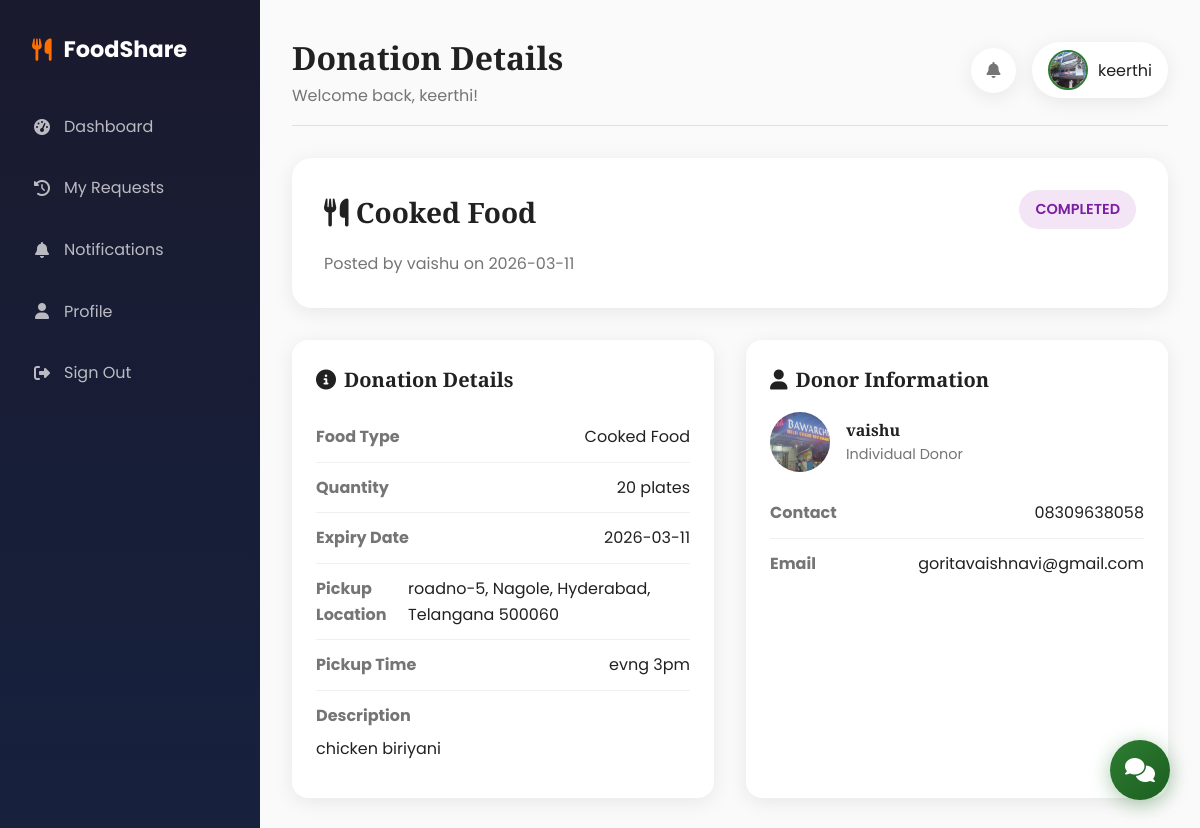
Page /donation/1 (signed in) on the committed database.
### app.py (models this page shows)
class User(UserMixin, db.Model):
    id = db.Column(db.Integer, primary_key=True)
    username = db.Column(db.String(100), unique=True, nullable=False)
    email = db.Column(db.String(120), unique=True, nullable=False)
    password_hash = db.Column(db.String(200), nullable=False)
    role = db.Column(db.String(20), nullable=False)  # donor, ngo, volunteer, admin
    bio = db.Column(db.Text, default="")
    profile_image = db.Column(db.String(200), default="default.png")
    contact_no = db.Column(db.String(20), default="")
    organization_name = db.Column(db.String(100), default="")
    address = db.Column(db.String(300), default="")
    created_at = db.Column(db.DateTime, default=datetime.utcnow)
    donations = db.relationship('Donation', backref='donor', lazy=True)

class Donation(db.Model):
    id = db.Column(db.Integer, primary_key=True)
    donor_id = db.Column(db.Integer, db.ForeignKey('user.id'), nullable=False)
    food_type = db.Column(db.String(100), nullable=False)
    description = db.Column(db.Text, default="")
    quantity = db.Column(db.String(50), nullable=False)
    expiry_date = db.Column(db.Date, nullable=False)
    pickup_location = db.Column(db.String(200), nullable=False)
    pickup_time = db.Column(db.String(50), nullable=False)
    status = db.Column(db.String(20), default='available')  # available, requested, accepted, completed, cancelled
    created_at = db.Column(db.DateTime, default=datetime.utcnow)
    requests = db.relationship('FoodRequest', backref='donation', lazy=True)
    ratings = db.relationship('Rating', backref='donation', lazy=True)

### app.py (the view)
@app.route('/donation/<int:id>')
@login_required
def donation_details(id):
    donation = Donation.query.get_or_404(id)
    requests = FoodRequest.query.filter_by(donation_id=id).all()
    ratings = Rating.query.filter_by(donation_id=id).all()
    return render_template('donation_details.html', donation=donation, requests=requests, ratings=ratings)

### app.py (called while the page is built)
@login_manager.user_loader
def load_user(user_id):
    return User.query.get(int(user_id))

### templates/donation_details.html (shortened to what this page needs)
{% extends "base.html" %}
{% block page_title %}Donation Details{% endblock %}
{% block content %}
<div class="detail-container">
    <div class="detail-header">
        <div style="display: flex; justify-content: space-between; align-items: flex-start;">
            <div>
                <h2><i class="fas fa-utensils"></i> {{ donation.food_type }}</h2>
                <p style="color: var(--text-secondary);">Posted by {{ donation.donor.username }} on {{ donation.created_at.strftime('%Y-%m-%d') }}</p>
            </div>
            <span class="status-badge status-{{ donation.status }}">{{ donation.status }}</span>
        </div>
    </div>
    <div class="detail-grid">
        <div class="detail-card">
            <h3><i class="fas fa-info-circle"></i> Donation Details</h3>
            <div class="detail-item">
                <strong>Food Type</strong>
                <span>{{ donation.food_type }}</span>
            </div>
            <div class="detail-item">
                <strong>Quantity</strong>
                <span>{{ donation.quantity }}</span>
            </div>
            <div class="detail-item">
                <strong>Expiry Date</strong>
                <span>{{ donation.expiry_date.strftime('%Y-%m-%d') }}</span>
            </div>
            <div class="detail-item">
                <strong>Pickup Location</strong>
                <span>{{ donation.pickup_location }}</span>
            </div>
            <div class="detail-item">
                <strong>Pickup Time</strong>
                <span>{{ donation.pickup_time }}</span>
            </div>
            {% if donation.description %}
            <div class="detail-item" style="flex-direction: column; align-items: flex-start; gap: 0.5rem;">
                <strong>Description</strong>
                <span>{{ donation.description }}</span>
            </div>
            {% endif %}
        </div>
        <div class="detail-card">
            <h3><i class="fas fa-user"></i> Donor Information</h3>
            <div style="display: flex; align-items: center; gap: 1rem; margin-bottom: 1rem;">
                <img src="{{ url_for('static', filename='uploads/' + donation.donor.profile_image) }}" alt="" style="width: 60px; height: 60px; border-radius: 50%;">
                <div>
                    <h4>{{ donation.donor.username }}</h4>
                    <p style="color: var(--text-secondary); font-size: 0.9rem;">{{ donation.donor.organization_name or 'Individual Donor' }}</p>
                </div>
            </div>
            <div class="detail-item">
                <strong>Contact</strong>
                <span>{{ donation.donor.contact_no or 'Not provided' }}</span>
            </div>
            <div class="detail-item">
                <strong>Email</strong>
                <span>{{ donation.donor.email }}</span>
            </div>
        </div>
    </div>
</div>
{% endblock %}

### templates/base.html (shortened to what this page needs)
<!DOCTYPE html>
<html lang="en">
<head>
    <link rel="stylesheet" href="https://cdnjs.cloudflare.com/ajax/libs/font-awesome/6.4.0/css/all.min.css">
</head>
<body>
    {% if current_user.is_authenticated %}
    <aside class="sidebar">
        <div class="sidebar-brand">
            <i class="fas fa-utensils"></i>
            <span>FoodShare</span>
        </div>
        <ul class="sidebar-menu">
            {% if current_user.role == 'admin' %}
            <li><a href="{{ url_for('admin_dashboard') }}"><i class="fas fa-tachometer-alt"></i> Dashboard</a></li>
            <li><a href="{{ url_for('history') }}"><i class="fas fa-history"></i> History</a></li>
            {% elif current_user.role == 'donor' %}
            <li><a href="{{ url_for('donor_dashboard') }}"><i class="fas fa-tachometer-alt"></i> Dashboard</a></li>
            <li><a href="{{ url_for('post_donation') }}"><i class="fas fa-plus-circle"></i> Post Donation</a></li>
            <li><a href="{{ url_for('history') }}"><i class="fas fa-history"></i> My Donations</a></li>
            {% elif current_user.role == 'ngo' %}
            <li><a href="{{ url_for('ngo_dashboard') }}"><i class="fas fa-tachometer-alt"></i> Dashboard</a></li>
            <li><a href="{{ url_for('history') }}"><i class="fas fa-history"></i> My Requests</a></li>
            {% elif current_user.role == 'volunteer' %}
            <li><a href="{{ url_for('volunteer_dashboard') }}"><i class="fas fa-tachometer-alt"></i> Dashboard</a></li>
            <li><a href="{{ url_for('history') }}"><i class="fas fa-history"></i> Delivery History</a></li>
            {% endif %}
            <li><a href="{{ url_for('notifications') }}"><i class="fas fa-bell"></i> Notifications</a></li>
            <li><a href="{{ url_for('profile') }}"><i class="fas fa-user"></i> Profile</a></li>
            <li><a href="{{ url_for('logout') }}"><i class="fas fa-sign-out-alt"></i> Sign Out</a></li>
        </ul>
    </aside>
    <main class="main-content">
        <header class="main-header">
            <div>
                <h1>{% block page_title %}Dashboard{% endblock %}</h1>
                <p style="color: var(--text-secondary);">Welcome back, {{ current_user.username }}!</p>
            </div>
            <div class="header-actions">
                <a href="{{ url_for('notifications') }}" class="notification-bell">
                    <i class="fas fa-bell"></i>
                    {% set unread = notifications|length if notifications else 0 %}
                </a>
                <a href="{{ url_for('profile') }}" class="user-menu">
                    <img src="{{ url_for('static', filename='uploads/' + current_user.profile_image) }}" alt="Profile" class="avatar">
                    <span>{{ current_user.username }}</span>
                </a>
            </div>
        </header>
        {% block content %}{% endblock %}
    </main>
    {% endif %}
    <button class="chatbot-toggle" onclick="toggleChatbot()">
        <i class="fas fa-comments"></i>
    </button>
</body>
</html>

### templates/base.html (style rules this page uses)
:root { --primary: #2E7D32; --primary-dark: #1B5E20; --secondary: #FF6F00; --accent: #00ACC1; --bg-light: #FAFAFA; --bg-dark: #1A1A2E; --card-bg: #FFFFFF; --text-primary: #212121; --text-secondary: #757575; --success: #4CAF50; --warning: #FFC107; --error: #F44336; --shadow: 0 4px 20px rgba(0,0,0,0.08); --shadow-hover: 0 8px 30px rgba(0,0,0,0.15); }
* { margin: 0; padding: 0; box-sizing: border-box; }
body { font-family: 'Poppins', sans-serif; background: var(--bg-light); color: var(--text-primary); line-height: 1.6; overflow-x: hidden; }
h1, h2, h3, h4, h5 { font-family: 'Playfair Display', serif; }
.avatar { width: 40px; height: 40px; border-radius: 50%; object-fit: cover; border: 2px solid var(--primary); }
.sidebar { position: fixed; left: 0; top: 0; bottom: 0; width: 260px; background: linear-gradient(180deg, var(--bg-dark) 0%, #16213e 100%); padding: 2rem 1rem; z-index: 100; overflow-y: auto; }
.sidebar-brand { display: flex; align-items: center; gap: 12px; color: white; font-size: 1.4rem; font-weight: 700; margin-bottom: 2rem; padding: 0 1rem; }
.sidebar-brand i { color: var(--secondary); }
.sidebar-menu { list-style: none; }
.sidebar-menu li { margin-bottom: 0.5rem; }
.sidebar-menu a { display: flex; align-items: center; gap: 12px; padding: 0.875rem 1rem; color: rgba(255,255,255,0.7); text-decoration: none; border-radius: 12px; transition: all 0.3s; }
.sidebar-menu i { width: 20px; text-align: center; }
.main-content { margin-left: 260px; padding: 2rem; min-height: 100vh; background: var(--bg-light); }
.main-header { display: flex; justify-content: space-between; align-items: center; margin-bottom: 2rem; padding-bottom: 1rem; border-bottom: 1px solid #e0e0e0; }
.main-header h1 { font-size: 2rem; color: var(--text-primary); }
.header-actions { display: flex; align-items: center; gap: 1rem; }
.notification-bell { position: relative; width: 45px; height: 45px; background: white; border-radius: 50%; display: flex; align-items: center; justify-content: center; box-shadow: var(--shadow); cursor: pointer; color: var(--text-secondary); text-decoration: none; }
.user-menu { display: flex; align-items: center; gap: 10px; padding: 0.5rem 1rem; background: white; border-radius: 30px; box-shadow: var(--shadow); cursor: pointer; text-decoration: none; color: var(--text-primary); }
.chatbot-toggle { position: fixed; bottom: 30px; right: 30px; width: 60px; height: 60px; background: linear-gradient(135deg, var(--primary) 0%, var(--primary-dark) 100%); border-radius: 50%; display: flex; align-items: center; justify-content: center; color: white; font-size: 1.5rem; cursor: pointer; box-shadow: 0 4px 20px rgba(46, 125, 50, 0.4); z-index: 1000; transition: all 0.3s; border: none; }

### templates/donation_details.html (style rules this page uses)
.detail-container { max-width: 900px; margin: 0 auto; }
.detail-header { background: white; border-radius: 20px; padding: 2rem; box-shadow: var(--shadow); margin-bottom: 2rem; }
.detail-header h2 { font-size: 1.75rem; margin-bottom: 1rem; }
.detail-grid { display: grid; grid-template-columns: 1fr 1fr; gap: 2rem; }
.detail-card { background: white; border-radius: 16px; padding: 1.5rem; box-shadow: var(--shadow); }
.detail-card h3 { font-size: 1.25rem; margin-bottom: 1rem; display: flex; align-items: center; gap: 0.5rem; }
.detail-item { display: flex; justify-content: space-between; padding: 0.75rem 0; border-bottom: 1px solid #f0f0f0; }
.detail-item:last-child { border-bottom: none; }
.detail-item strong { color: var(--text-secondary); }
.status-badge { padding: 0.5rem 1rem; border-radius: 20px; font-size: 0.9rem; font-weight: 600; text-transform: uppercase; }
.status-completed { background: #f3e5f5; color: #7b1fa2; }

### rows in the picture
User: username "keerthi", profile_image (picture)
Donation: food_type "Cooked Food", created_at "2026-03-11", status "COMPLETED", quantity "20 plates", expiry_date "2026-03-11", pickup_location "roadno-5, Nagole, Hyderabad, Telangana 500060", pickup_time "evng 3pm", description "chicken biriyani"
User: donor.username "vaishu", profile_image (picture), donor "Individual Donor", donor "08309638058", donor.email "goritavaishnavi@gmail.com"
